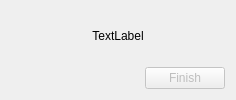
<?xml version="1.0" encoding="UTF-8"?>
<ui version="4.0">
 <class>SensorTaskInfoDialog</class>
 <widget class="QDialog" name="SensorTaskInfoDialog">
  <property name="geometry">
   <rect>
    <x>0</x>
    <y>0</y>
    <width>236</width>
    <height>100</height>
   </rect>
  </property>
  <property name="contextMenuPolicy">
   <enum>Qt::NoContextMenu</enum>
  </property>
  <property name="windowTitle">
   <string>sensor info</string>
  </property>
  <layout class="QVBoxLayout" name="verticalLayout" stretch="0,0">
   <item>
    <widget class="QLabel" name="label_info">
     <property name="text">
      <string>TextLabel</string>
     </property>
     <property name="alignment">
      <set>Qt::AlignCenter</set>
     </property>
    </widget>
   </item>
   <item>
    <layout class="QHBoxLayout" name="horizontalLayout" stretch="0,0">
     <item>
      <spacer name="horizontalSpacer">
       <property name="orientation">
        <enum>Qt::Horizontal</enum>
       </property>
       <property name="sizeHint" stdset="0">
        <size>
         <width>40</width>
         <height>20</height>
        </size>
       </property>
      </spacer>
     </item>
     <item>
      <widget class="QPushButton" name="pushButton_finish">
       <property name="enabled">
        <bool>false</bool>
       </property>
       <property name="text">
        <string>Finish</string>
       </property>
      </widget>
     </item>
    </layout>
   </item>
  </layout>
 </widget>
 <resources/>
 <connections/>
</ui>
